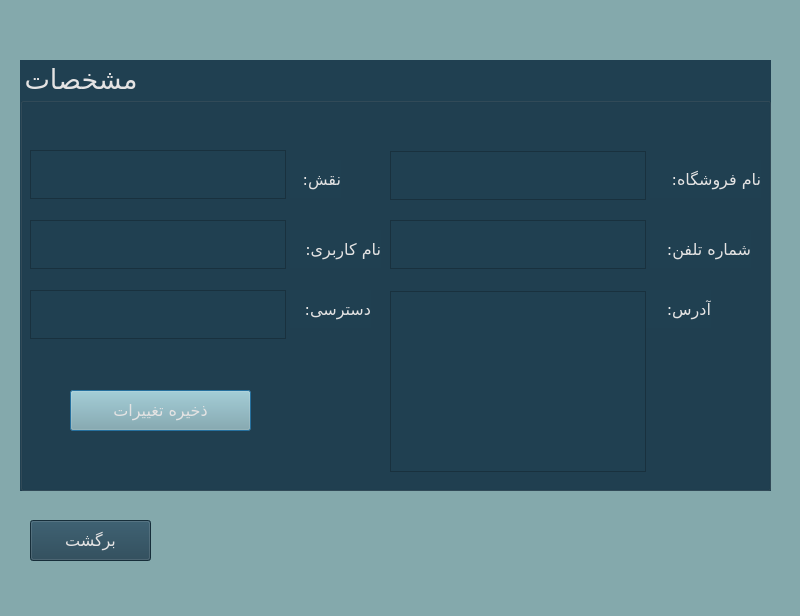
<?xml version="1.0" encoding="UTF-8"?>
<ui version="4.0">
 <class>infofcus</class>
 <widget class="QDialog" name="infofcus">
  <property name="geometry">
   <rect>
    <x>0</x>
    <y>0</y>
    <width>800</width>
    <height>616</height>
   </rect>
  </property>
  <property name="windowTitle">
   <string>Dialog</string>
  </property>
  <property name="styleSheet">
   <string notr="true">background-color: rgb(132, 169, 172);</string>
  </property>
  <widget class="QGroupBox" name="groupBox">
   <property name="geometry">
    <rect>
     <x>20</x>
     <y>60</y>
     <width>751</width>
     <height>431</height>
    </rect>
   </property>
   <property name="sizePolicy">
    <sizepolicy hsizetype="Expanding" vsizetype="Fixed">
     <horstretch>0</horstretch>
     <verstretch>0</verstretch>
    </sizepolicy>
   </property>
   <property name="font">
    <font>
     <family>Lalezar</family>
     <pointsize>20</pointsize>
     <bold>false</bold>
    </font>
   </property>
   <property name="styleSheet">
    <string notr="true">background-color: rgb(32, 64, 81);
color: rgb(228, 227, 227);</string>
   </property>
   <property name="title">
    <string>مشخصات</string>
   </property>
   <property name="flat">
    <bool>false</bool>
   </property>
   <widget class="QLabel" name="label_1">
    <property name="geometry">
     <rect>
      <x>630</x>
      <y>100</y>
      <width>111</width>
      <height>38</height>
     </rect>
    </property>
    <property name="font">
     <font>
      <family>Lalezar</family>
      <pointsize>12</pointsize>
     </font>
    </property>
    <property name="styleSheet">
     <string notr="true">color: rgb(228, 227, 227);</string>
    </property>
    <property name="text">
     <string>نام فروشگاه:</string>
    </property>
   </widget>
   <widget class="QLabel" name="label_3">
    <property name="geometry">
     <rect>
      <x>630</x>
      <y>170</y>
      <width>101</width>
      <height>38</height>
     </rect>
    </property>
    <property name="font">
     <font>
      <family>Lalezar</family>
      <pointsize>12</pointsize>
     </font>
    </property>
    <property name="styleSheet">
     <string notr="true">color: rgb(228, 227, 227);</string>
    </property>
    <property name="text">
     <string>شماره تلفن:</string>
    </property>
   </widget>
   <widget class="QLabel" name="label_4">
    <property name="geometry">
     <rect>
      <x>620</x>
      <y>230</y>
      <width>71</width>
      <height>38</height>
     </rect>
    </property>
    <property name="font">
     <font>
      <family>Lalezar</family>
      <pointsize>12</pointsize>
     </font>
    </property>
    <property name="styleSheet">
     <string notr="true">color: rgb(228, 227, 227);</string>
    </property>
    <property name="text">
     <string>آدرس:</string>
    </property>
   </widget>
   <widget class="QLabel" name="label_5">
    <property name="geometry">
     <rect>
      <x>270</x>
      <y>100</y>
      <width>51</width>
      <height>38</height>
     </rect>
    </property>
    <property name="font">
     <font>
      <family>Lalezar</family>
      <pointsize>12</pointsize>
     </font>
    </property>
    <property name="styleSheet">
     <string notr="true">color: rgb(228, 227, 227);</string>
    </property>
    <property name="text">
     <string>نقش:</string>
    </property>
   </widget>
   <widget class="QLabel" name="label_6">
    <property name="geometry">
     <rect>
      <x>270</x>
      <y>170</y>
      <width>91</width>
      <height>38</height>
     </rect>
    </property>
    <property name="font">
     <font>
      <family>Lalezar</family>
      <pointsize>12</pointsize>
     </font>
    </property>
    <property name="styleSheet">
     <string notr="true">color: rgb(228, 227, 227);</string>
    </property>
    <property name="text">
     <string>نام کاربری:</string>
    </property>
   </widget>
   <widget class="QLabel" name="label_7">
    <property name="geometry">
     <rect>
      <x>270</x>
      <y>230</y>
      <width>81</width>
      <height>38</height>
     </rect>
    </property>
    <property name="font">
     <font>
      <family>Lalezar</family>
      <pointsize>12</pointsize>
     </font>
    </property>
    <property name="styleSheet">
     <string notr="true">color: rgb(228, 227, 227);</string>
    </property>
    <property name="text">
     <string>دسترسی:</string>
    </property>
   </widget>
   <widget class="QPushButton" name="pushButton_4">
    <property name="geometry">
     <rect>
      <x>50</x>
      <y>330</y>
      <width>181</width>
      <height>41</height>
     </rect>
    </property>
    <property name="font">
     <font>
      <family>Lalezar</family>
      <pointsize>12</pointsize>
      <italic>false</italic>
      <bold>false</bold>
     </font>
    </property>
    <property name="styleSheet">
     <string notr="true">background-color: rgb(132, 169, 172);
font: 12pt &quot;Lalezar&quot;;</string>
    </property>
    <property name="text">
     <string>ذخیره تغییرات</string>
    </property>
   </widget>
   <widget class="QPlainTextEdit" name="plainTextEdit">
    <property name="geometry">
     <rect>
      <x>370</x>
      <y>160</y>
      <width>256</width>
      <height>49</height>
     </rect>
    </property>
    <property name="font">
     <font>
      <family>Lalezar</family>
      <pointsize>12</pointsize>
      <italic>false</italic>
      <bold>false</bold>
     </font>
    </property>
    <property name="styleSheet">
     <string notr="true">font: 12pt &quot;Lalezar&quot;;</string>
    </property>
   </widget>
   <widget class="QPlainTextEdit" name="plainTextEdit_2">
    <property name="geometry">
     <rect>
      <x>370</x>
      <y>91</y>
      <width>256</width>
      <height>49</height>
     </rect>
    </property>
    <property name="font">
     <font>
      <family>Lalezar</family>
      <pointsize>12</pointsize>
      <italic>false</italic>
      <bold>false</bold>
     </font>
    </property>
    <property name="styleSheet">
     <string notr="true">font: 12pt &quot;Lalezar&quot;;</string>
    </property>
   </widget>
   <widget class="QPlainTextEdit" name="plainTextEdit_6">
    <property name="geometry">
     <rect>
      <x>370</x>
      <y>231</y>
      <width>256</width>
      <height>181</height>
     </rect>
    </property>
    <property name="font">
     <font>
      <family>Lalezar</family>
      <pointsize>12</pointsize>
      <italic>false</italic>
      <bold>false</bold>
     </font>
    </property>
    <property name="styleSheet">
     <string notr="true">font: 12pt &quot;Lalezar&quot;;</string>
    </property>
    <property name="plainText">
     <string/>
    </property>
   </widget>
   <widget class="QPlainTextEdit" name="plainTextEdit_7">
    <property name="geometry">
     <rect>
      <x>10</x>
      <y>90</y>
      <width>256</width>
      <height>49</height>
     </rect>
    </property>
    <property name="font">
     <font>
      <family>Lalezar</family>
      <pointsize>12</pointsize>
      <italic>false</italic>
      <bold>false</bold>
     </font>
    </property>
    <property name="styleSheet">
     <string notr="true">font: 12pt &quot;Lalezar&quot;;</string>
    </property>
   </widget>
   <widget class="QPlainTextEdit" name="plainTextEdit_5">
    <property name="geometry">
     <rect>
      <x>10</x>
      <y>160</y>
      <width>256</width>
      <height>49</height>
     </rect>
    </property>
    <property name="font">
     <font>
      <family>Lalezar</family>
      <pointsize>12</pointsize>
      <italic>false</italic>
      <bold>false</bold>
     </font>
    </property>
    <property name="styleSheet">
     <string notr="true">font: 12pt &quot;Lalezar&quot;;</string>
    </property>
   </widget>
   <widget class="QPlainTextEdit" name="plainTextEdit_8">
    <property name="geometry">
     <rect>
      <x>10</x>
      <y>230</y>
      <width>256</width>
      <height>49</height>
     </rect>
    </property>
    <property name="font">
     <font>
      <family>Lalezar</family>
      <pointsize>12</pointsize>
      <italic>false</italic>
      <bold>false</bold>
     </font>
    </property>
    <property name="styleSheet">
     <string notr="true">font: 12pt &quot;Lalezar&quot;;</string>
    </property>
   </widget>
  </widget>
  <widget class="QPushButton" name="pushButton_5">
   <property name="geometry">
    <rect>
     <x>30</x>
     <y>520</y>
     <width>121</width>
     <height>41</height>
    </rect>
   </property>
   <property name="font">
    <font>
     <family>Lalezar</family>
     <pointsize>12</pointsize>
     <italic>false</italic>
     <bold>false</bold>
    </font>
   </property>
   <property name="styleSheet">
    <string notr="true">background-color: rgb(32, 64, 81);
color: rgb(228, 227, 227);
font: 12pt &quot;Lalezar&quot;;</string>
   </property>
   <property name="text">
    <string>برگشت</string>
   </property>
  </widget>
 </widget>
 <resources/>
 <connections/>
</ui>
